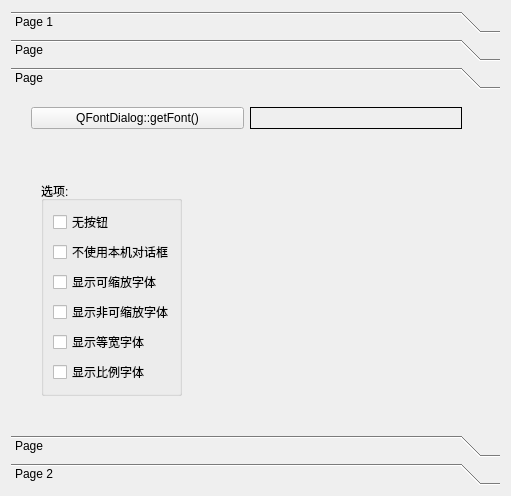
<?xml version="1.0" encoding="UTF-8"?>
<ui version="4.0">
 <class>Dialog</class>
 <widget class="QDialog" name="Dialog">
  <property name="geometry">
   <rect>
    <x>0</x>
    <y>0</y>
    <width>511</width>
    <height>496</height>
   </rect>
  </property>
  <property name="windowTitle">
   <string>Dialog</string>
  </property>
  <layout class="QVBoxLayout" name="verticalLayout">
   <item>
    <widget class="QToolBox" name="toolBox">
     <property name="currentIndex">
      <number>2</number>
     </property>
     <widget class="QWidget" name="page">
      <property name="geometry">
       <rect>
        <x>0</x>
        <y>0</y>
        <width>493</width>
        <height>328</height>
       </rect>
      </property>
      <attribute name="label">
       <string>Page 1</string>
      </attribute>
      <widget class="QWidget" name="">
       <property name="geometry">
        <rect>
         <x>0</x>
         <y>0</y>
         <width>195</width>
         <height>146</height>
        </rect>
       </property>
       <layout class="QGridLayout" name="gridLayout">
        <item row="0" column="0">
         <widget class="QPushButton" name="btnInputInt">
          <property name="text">
           <string>QInputDialog::getInt()</string>
          </property>
         </widget>
        </item>
        <item row="1" column="0">
         <widget class="QPushButton" name="btnInputDouble">
          <property name="text">
           <string>QInputDialog::getDouble()</string>
          </property>
         </widget>
        </item>
        <item row="2" column="0">
         <widget class="QPushButton" name="btnInputItem">
          <property name="text">
           <string>QInputDialog::getItem()</string>
          </property>
         </widget>
        </item>
        <item row="3" column="0">
         <widget class="QPushButton" name="btnInputText">
          <property name="text">
           <string>QInputDialog::getText()</string>
          </property>
         </widget>
        </item>
        <item row="4" column="0">
         <widget class="QPushButton" name="btnInputMultiLine">
          <property name="text">
           <string>QInputDialog::getMultiLineText()</string>
          </property>
         </widget>
        </item>
       </layout>
      </widget>
      <widget class="QWidget" name="">
       <property name="geometry">
        <rect>
         <x>250</x>
         <y>0</y>
         <width>258</width>
         <height>302</height>
        </rect>
       </property>
       <layout class="QGridLayout" name="gridLayout_2">
        <item row="3" column="0">
         <widget class="QLineEdit" name="inputTextEdit"/>
        </item>
        <item row="0" column="0">
         <widget class="QLineEdit" name="inputIntEdit"/>
        </item>
        <item row="2" column="0">
         <widget class="QLineEdit" name="inputItemEdit"/>
        </item>
        <item row="1" column="0">
         <widget class="QLineEdit" name="inputDoubleEdit"/>
        </item>
        <item row="4" column="0">
         <widget class="QTextEdit" name="inputMultiLineEdit"/>
        </item>
       </layout>
      </widget>
     </widget>
     <widget class="QWidget" name="page_3">
      <property name="geometry">
       <rect>
        <x>0</x>
        <y>0</y>
        <width>493</width>
        <height>328</height>
       </rect>
      </property>
      <attribute name="label">
       <string>Page</string>
      </attribute>
      <layout class="QVBoxLayout" name="verticalLayout_3">
       <item>
        <layout class="QHBoxLayout" name="horizontalLayout">
         <item>
          <widget class="QPushButton" name="btnColor">
           <property name="text">
            <string>QColorDialog::getColor()</string>
           </property>
          </widget>
         </item>
         <item>
          <widget class="QLabel" name="labelColor">
           <property name="frameShape">
            <enum>QFrame::Box</enum>
           </property>
           <property name="text">
            <string/>
           </property>
          </widget>
         </item>
        </layout>
       </item>
       <item>
        <spacer name="verticalSpacer_2">
         <property name="orientation">
          <enum>Qt::Vertical</enum>
         </property>
         <property name="sizeHint" stdset="0">
          <size>
           <width>20</width>
           <height>162</height>
          </size>
         </property>
        </spacer>
       </item>
       <item>
        <widget class="QGroupBox" name="groupBox">
         <property name="title">
          <string>选项</string>
         </property>
         <layout class="QVBoxLayout" name="verticalLayout_2">
          <item>
           <widget class="QCheckBox" name="checkBoxNotNative">
            <property name="text">
             <string>不使用本机对话框</string>
            </property>
           </widget>
          </item>
          <item>
           <widget class="QCheckBox" name="checkBoxShowAlpha">
            <property name="text">
             <string>显示alpha通道</string>
            </property>
           </widget>
          </item>
          <item>
           <widget class="QCheckBox" name="checkBoxNoButton">
            <property name="text">
             <string>无按钮</string>
            </property>
           </widget>
          </item>
         </layout>
        </widget>
       </item>
      </layout>
     </widget>
     <widget class="QWidget" name="page_4">
      <property name="geometry">
       <rect>
        <x>0</x>
        <y>0</y>
        <width>493</width>
        <height>328</height>
       </rect>
      </property>
      <attribute name="label">
       <string>Page</string>
      </attribute>
      <widget class="QWidget" name="">
       <property name="geometry">
        <rect>
         <x>20</x>
         <y>10</y>
         <width>431</width>
         <height>26</height>
        </rect>
       </property>
       <layout class="QGridLayout" name="gridLayout_3">
        <item row="0" column="0">
         <widget class="QPushButton" name="btnFont">
          <property name="text">
           <string>QFontDialog::getFont()</string>
          </property>
         </widget>
        </item>
        <item row="0" column="1">
         <widget class="QLabel" name="labelFont">
          <property name="frameShape">
           <enum>QFrame::Box</enum>
          </property>
          <property name="text">
           <string/>
          </property>
         </widget>
        </item>
       </layout>
      </widget>
      <widget class="QWidget" name="">
       <property name="geometry">
        <rect>
         <x>30</x>
         <y>50</y>
         <width>141</width>
         <height>251</height>
        </rect>
       </property>
       <layout class="QVBoxLayout" name="verticalLayout_4">
        <item>
         <spacer name="verticalSpacer_3">
          <property name="orientation">
           <enum>Qt::Vertical</enum>
          </property>
          <property name="sizeHint" stdset="0">
           <size>
            <width>20</width>
            <height>58</height>
           </size>
          </property>
         </spacer>
        </item>
        <item>
         <widget class="QGroupBox" name="groupBox_2">
          <property name="title">
           <string>选项:</string>
          </property>
          <layout class="QGridLayout" name="gridLayout_4">
           <item row="0" column="0">
            <widget class="QCheckBox" name="cbNoButtons">
             <property name="text">
              <string>无按钮</string>
             </property>
            </widget>
           </item>
           <item row="1" column="0">
            <widget class="QCheckBox" name="cbDontUseNativeDialog">
             <property name="text">
              <string>不使用本机对话框</string>
             </property>
            </widget>
           </item>
           <item row="2" column="0">
            <widget class="QCheckBox" name="cbScalableFonts">
             <property name="text">
              <string>显示可缩放字体</string>
             </property>
            </widget>
           </item>
           <item row="3" column="0">
            <widget class="QCheckBox" name="cbNotScalableFonts">
             <property name="text">
              <string>显示非可缩放字体</string>
             </property>
            </widget>
           </item>
           <item row="4" column="0">
            <widget class="QCheckBox" name="cbMonospacedFonts">
             <property name="text">
              <string>显示等宽字体</string>
             </property>
            </widget>
           </item>
           <item row="5" column="0">
            <widget class="QCheckBox" name="cbProportionalFonts">
             <property name="text">
              <string>显示比例字体</string>
             </property>
            </widget>
           </item>
          </layout>
         </widget>
        </item>
       </layout>
      </widget>
     </widget>
     <widget class="QWidget" name="page_5">
      <property name="geometry">
       <rect>
        <x>0</x>
        <y>0</y>
        <width>493</width>
        <height>328</height>
       </rect>
      </property>
      <attribute name="label">
       <string>Page</string>
      </attribute>
     </widget>
     <widget class="QWidget" name="page_2">
      <property name="geometry">
       <rect>
        <x>0</x>
        <y>0</y>
        <width>493</width>
        <height>328</height>
       </rect>
      </property>
      <attribute name="label">
       <string>Page 2</string>
      </attribute>
     </widget>
    </widget>
   </item>
  </layout>
 </widget>
 <resources/>
 <connections/>
</ui>
